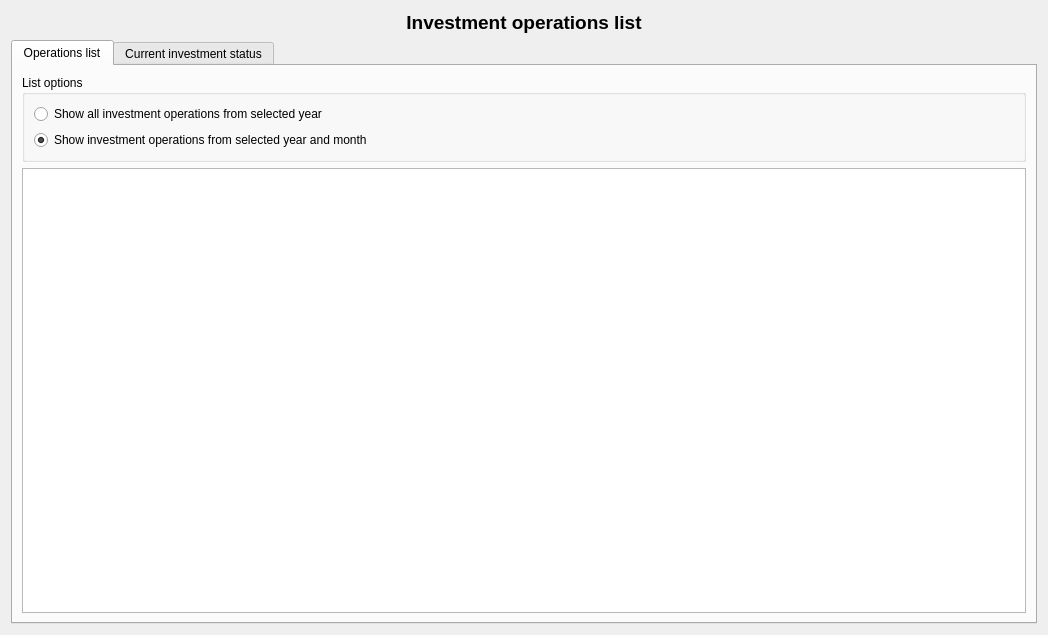
<?xml version="1.0" encoding="UTF-8"?>
<ui version="4.0">
 <class>wdgInvestmentsOperations</class>
 <widget class="QWidget" name="wdgInvestmentsOperations">
  <property name="geometry">
   <rect>
    <x>0</x>
    <y>0</y>
    <width>1048</width>
    <height>635</height>
   </rect>
  </property>
  <layout class="QHBoxLayout" name="horizontalLayout">
   <item>
    <layout class="QVBoxLayout" name="verticalLayout">
     <item>
      <widget class="QLabel" name="lbl">
       <property name="font">
        <font>
         <pointsize>14</pointsize>
         <weight>75</weight>
         <bold>true</bold>
        </font>
       </property>
       <property name="text">
        <string>Investment operations list</string>
       </property>
       <property name="alignment">
        <set>Qt::AlignCenter</set>
       </property>
      </widget>
     </item>
     <item>
      <widget class="QTabWidget" name="tab">
       <property name="currentIndex">
        <number>0</number>
       </property>
       <widget class="QWidget" name="tab_1">
        <attribute name="icon">
         <iconset resource="../images/xulpymoney.qrc">
          <normaloff>:/xulpymoney/document-edit.png</normaloff>:/xulpymoney/document-edit.png</iconset>
        </attribute>
        <attribute name="title">
         <string>Operations list</string>
        </attribute>
        <layout class="QHBoxLayout" name="horizontalLayout_4">
         <item>
          <layout class="QVBoxLayout" name="verticalLayout_2">
           <item>
            <widget class="QGroupBox" name="groupBox">
             <property name="title">
              <string>List options</string>
             </property>
             <layout class="QHBoxLayout" name="horizontalLayout_6">
              <item>
               <layout class="QVBoxLayout" name="verticalLayout_3">
                <item>
                 <layout class="QHBoxLayout" name="horizontalLayout_3">
                  <item>
                   <widget class="QRadioButton" name="radYear">
                    <property name="text">
                     <string>Show all investment operations from selected year</string>
                    </property>
                   </widget>
                  </item>
                  <item>
                   <widget class="wdgYear" name="wy" native="true">
                    <zorder>horizontalSpacer_2</zorder>
                   </widget>
                  </item>
                  <item>
                   <spacer name="horizontalSpacer_2">
                    <property name="orientation">
                     <enum>Qt::Horizontal</enum>
                    </property>
                    <property name="sizeHint" stdset="0">
                     <size>
                      <width>40</width>
                      <height>20</height>
                     </size>
                    </property>
                   </spacer>
                  </item>
                 </layout>
                </item>
                <item>
                 <layout class="QHBoxLayout" name="horizontalLayout_2">
                  <item>
                   <widget class="QRadioButton" name="radYearMonth">
                    <property name="text">
                     <string>Show investment operations from selected year and month</string>
                    </property>
                    <property name="checked">
                     <bool>true</bool>
                    </property>
                   </widget>
                  </item>
                  <item>
                   <widget class="wdgYearMonth" name="wym" native="true"/>
                  </item>
                  <item>
                   <spacer name="horizontalSpacer">
                    <property name="orientation">
                     <enum>Qt::Horizontal</enum>
                    </property>
                    <property name="sizeHint" stdset="0">
                     <size>
                      <width>40</width>
                      <height>20</height>
                     </size>
                    </property>
                   </spacer>
                  </item>
                 </layout>
                </item>
               </layout>
              </item>
             </layout>
            </widget>
           </item>
           <item>
            <widget class="myQTableWidget" name="table">
             <property name="sizePolicy">
              <sizepolicy hsizetype="Expanding" vsizetype="Expanding">
               <horstretch>0</horstretch>
               <verstretch>0</verstretch>
              </sizepolicy>
             </property>
             <property name="contextMenuPolicy">
              <enum>Qt::CustomContextMenu</enum>
             </property>
             <property name="editTriggers">
              <set>QAbstractItemView::NoEditTriggers</set>
             </property>
             <property name="alternatingRowColors">
              <bool>true</bool>
             </property>
             <property name="selectionMode">
              <enum>QAbstractItemView::SingleSelection</enum>
             </property>
             <property name="selectionBehavior">
              <enum>QAbstractItemView::SelectRows</enum>
             </property>
             <attribute name="verticalHeaderVisible">
              <bool>false</bool>
             </attribute>
            </widget>
           </item>
          </layout>
         </item>
        </layout>
       </widget>
       <widget class="QWidget" name="tab_2">
        <attribute name="icon">
         <iconset resource="../images/xulpymoney.qrc">
          <normaloff>:/xulpymoney/document-edit.png</normaloff>:/xulpymoney/document-edit.png</iconset>
        </attribute>
        <attribute name="title">
         <string>Current investment status</string>
        </attribute>
        <layout class="QHBoxLayout" name="horizontalLayout_5">
         <item>
          <widget class="myQTableWidget" name="tblCurrent">
           <property name="contextMenuPolicy">
            <enum>Qt::CustomContextMenu</enum>
           </property>
           <property name="editTriggers">
            <set>QAbstractItemView::NoEditTriggers</set>
           </property>
           <property name="alternatingRowColors">
            <bool>true</bool>
           </property>
           <property name="selectionMode">
            <enum>QAbstractItemView::SingleSelection</enum>
           </property>
           <property name="selectionBehavior">
            <enum>QAbstractItemView::SelectRows</enum>
           </property>
           <attribute name="verticalHeaderVisible">
            <bool>false</bool>
           </attribute>
          </widget>
         </item>
        </layout>
       </widget>
      </widget>
     </item>
    </layout>
   </item>
  </layout>
  <action name="actionShowInvestment">
   <property name="icon">
    <iconset resource="../images/xulpymoney.qrc">
     <normaloff>:/xulpymoney/bundle.png</normaloff>:/xulpymoney/bundle.png</iconset>
   </property>
   <property name="text">
    <string>Show investment</string>
   </property>
   <property name="toolTip">
    <string>Show investment</string>
   </property>
  </action>
  <action name="actionShowInvestmentOperation">
   <property name="icon">
    <iconset resource="../images/xulpymoney.qrc">
     <normaloff>:/xulpymoney/document-edit.png</normaloff>:/xulpymoney/document-edit.png</iconset>
   </property>
   <property name="text">
    <string>Show investment operation</string>
   </property>
   <property name="toolTip">
    <string>Show investment operation</string>
   </property>
  </action>
  <action name="actionShowAccount">
   <property name="icon">
    <iconset resource="../images/xulpymoney.qrc">
     <normaloff>:/xulpymoney/coins.png</normaloff>:/xulpymoney/coins.png</iconset>
   </property>
   <property name="text">
    <string>Show account</string>
   </property>
   <property name="toolTip">
    <string>Show account</string>
   </property>
  </action>
  <action name="actionShowProduct">
   <property name="icon">
    <iconset resource="../images/xulpymoney.qrc">
     <normaloff>:/xulpymoney/books.png</normaloff>:/xulpymoney/books.png</iconset>
   </property>
   <property name="text">
    <string>Show product</string>
   </property>
   <property name="toolTip">
    <string>Show product</string>
   </property>
  </action>
  <action name="actionRangeReport">
   <property name="icon">
    <iconset resource="../images/xulpymoney.qrc">
     <normaloff>:/xulpymoney/eye.png</normaloff>:/xulpymoney/eye.png</iconset>
   </property>
   <property name="text">
    <string>Hide in range report</string>
   </property>
   <property name="toolTip">
    <string>Hide in range report</string>
   </property>
  </action>
 </widget>
 <customwidgets>
  <customwidget>
   <class>myQTableWidget</class>
   <extends>QTableWidget</extends>
   <header location="global">myqtablewidget</header>
  </customwidget>
  <customwidget>
   <class>wdgYearMonth</class>
   <extends>QWidget</extends>
   <header location="global">wdgYearMonth</header>
   <container>1</container>
  </customwidget>
  <customwidget>
   <class>wdgYear</class>
   <extends>QWidget</extends>
   <header location="global">wdgYear</header>
   <container>1</container>
  </customwidget>
 </customwidgets>
 <resources>
  <include location="../images/xulpymoney.qrc"/>
 </resources>
 <connections/>
</ui>
